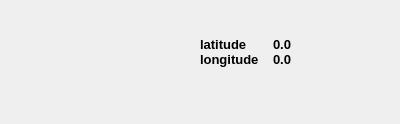
<?xml version="1.0" encoding="UTF-8"?>
<ui version="4.0">
 <class>Frame</class>
 <widget class="QFrame" name="Frame">
  <property name="geometry">
   <rect>
    <x>0</x>
    <y>0</y>
    <width>400</width>
    <height>124</height>
   </rect>
  </property>
  <property name="windowTitle">
   <string>Frame</string>
  </property>
  <layout class="QVBoxLayout" name="verticalLayout_2">
   <property name="leftMargin">
    <number>0</number>
   </property>
   <property name="topMargin">
    <number>0</number>
   </property>
   <property name="rightMargin">
    <number>0</number>
   </property>
   <property name="bottomMargin">
    <number>0</number>
   </property>
   <item>
    <layout class="QVBoxLayout" name="verticalLayout">
     <property name="topMargin">
      <number>0</number>
     </property>
     <property name="bottomMargin">
      <number>0</number>
     </property>
     <item>
      <widget class="QFrame" name="gpsFrame">
       <property name="minimumSize">
        <size>
         <width>100</width>
         <height>100</height>
        </size>
       </property>
       <property name="frameShape">
        <enum>QFrame::NoFrame</enum>
       </property>
       <property name="frameShadow">
        <enum>QFrame::Raised</enum>
       </property>
       <property name="lineWidth">
        <number>0</number>
       </property>
       <layout class="QHBoxLayout" name="horizontalLayout_4">
        <property name="spacing">
         <number>0</number>
        </property>
        <property name="leftMargin">
         <number>0</number>
        </property>
        <property name="topMargin">
         <number>0</number>
        </property>
        <property name="rightMargin">
         <number>0</number>
        </property>
        <property name="bottomMargin">
         <number>0</number>
        </property>
        <item>
         <widget class="QLabel" name="gps">
          <property name="lineWidth">
           <number>0</number>
          </property>
          <property name="text">
           <string/>
          </property>
         </widget>
        </item>
        <item>
         <layout class="QVBoxLayout" name="verticalLayout_3">
          <property name="topMargin">
           <number>0</number>
          </property>
          <property name="bottomMargin">
           <number>0</number>
          </property>
          <item>
           <spacer name="verticalSpacer">
            <property name="orientation">
             <enum>Qt::Vertical</enum>
            </property>
            <property name="sizeHint" stdset="0">
             <size>
              <width>20</width>
              <height>40</height>
             </size>
            </property>
           </spacer>
          </item>
          <item>
           <layout class="QFormLayout" name="gpsLayout">
            <item row="0" column="0">
             <widget class="QLabel" name="label">
              <property name="font">
               <font>
                <pointsize>10</pointsize>
                <weight>75</weight>
                <bold>true</bold>
               </font>
              </property>
              <property name="text">
               <string>latitude    </string>
              </property>
             </widget>
            </item>
            <item row="0" column="1">
             <widget class="QLabel" name="latitude">
              <property name="font">
               <font>
                <pointsize>10</pointsize>
                <weight>75</weight>
                <italic>false</italic>
                <bold>true</bold>
               </font>
              </property>
              <property name="text">
               <string>0.0</string>
              </property>
             </widget>
            </item>
            <item row="1" column="0">
             <widget class="QLabel" name="label_2">
              <property name="font">
               <font>
                <pointsize>10</pointsize>
                <weight>75</weight>
                <bold>true</bold>
               </font>
              </property>
              <property name="text">
               <string>longitude    </string>
              </property>
             </widget>
            </item>
            <item row="1" column="1">
             <widget class="QLabel" name="longitude">
              <property name="font">
               <font>
                <pointsize>10</pointsize>
                <weight>75</weight>
                <italic>false</italic>
                <bold>true</bold>
               </font>
              </property>
              <property name="text">
               <string>0.0</string>
              </property>
             </widget>
            </item>
           </layout>
          </item>
          <item>
           <spacer name="verticalSpacer_2">
            <property name="orientation">
             <enum>Qt::Vertical</enum>
            </property>
            <property name="sizeHint" stdset="0">
             <size>
              <width>20</width>
              <height>40</height>
             </size>
            </property>
           </spacer>
          </item>
         </layout>
        </item>
       </layout>
      </widget>
     </item>
     <item>
      <layout class="QHBoxLayout" name="horizontalLayout">
       <item>
        <widget class="QLabel" name="effort">
         <property name="text">
          <string/>
         </property>
        </widget>
       </item>
       <item>
        <widget class="QLabel" name="record">
         <property name="text">
          <string/>
         </property>
        </widget>
       </item>
      </layout>
     </item>
    </layout>
   </item>
  </layout>
 </widget>
 <resources/>
 <connections/>
</ui>
